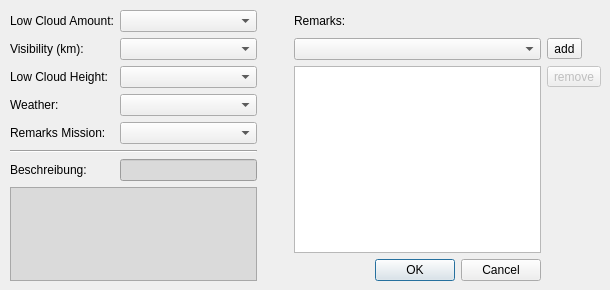
<?xml version="1.0" encoding="UTF-8"?>
<ui version="4.0">
 <class>apisWeatherDialog</class>
 <widget class="QDialog" name="apisWeatherDialog">
  <property name="windowModality">
   <enum>Qt::WindowModal</enum>
  </property>
  <property name="geometry">
   <rect>
    <x>0</x>
    <y>0</y>
    <width>610</width>
    <height>290</height>
   </rect>
  </property>
  <property name="minimumSize">
   <size>
    <width>610</width>
    <height>290</height>
   </size>
  </property>
  <property name="maximumSize">
   <size>
    <width>610</width>
    <height>290</height>
   </size>
  </property>
  <property name="windowTitle">
   <string>Wetter Auswahl</string>
  </property>
  <property name="modal">
   <bool>true</bool>
  </property>
  <widget class="QWidget" name="gridLayoutWidget">
   <property name="geometry">
    <rect>
     <x>10</x>
     <y>10</y>
     <width>591</width>
     <height>271</height>
    </rect>
   </property>
   <layout class="QGridLayout" name="gridLayout">
    <item row="0" column="3">
     <widget class="QLabel" name="uiRemarksLbl">
      <property name="text">
       <string>Remarks:</string>
      </property>
     </widget>
    </item>
    <item row="3" column="1">
     <widget class="QComboBox" name="uiWeatherCombo"/>
    </item>
    <item row="4" column="1">
     <widget class="QComboBox" name="uiRemarksMissionCombo"/>
    </item>
    <item row="0" column="1">
     <widget class="QComboBox" name="uiLowCloudAmountCombo"/>
    </item>
    <item row="1" column="1">
     <widget class="QComboBox" name="uiVisibilityCombo"/>
    </item>
    <item row="0" column="0">
     <widget class="QLabel" name="uiLowCloudAmountLbl">
      <property name="text">
       <string>Low Cloud Amount:</string>
      </property>
     </widget>
    </item>
    <item row="4" column="0">
     <widget class="QLabel" name="uiRemarksMissionLbl">
      <property name="text">
       <string>Remarks Mission:</string>
      </property>
     </widget>
    </item>
    <item row="2" column="1">
     <widget class="QComboBox" name="uiLowCloudHeightCombo"/>
    </item>
    <item row="1" column="0">
     <widget class="QLabel" name="uiVisibilityLbl">
      <property name="text">
       <string>Visibility (km):</string>
      </property>
     </widget>
    </item>
    <item row="2" column="0">
     <widget class="QLabel" name="uiLowCloudHeightLbl">
      <property name="text">
       <string>Low Cloud Height:</string>
      </property>
     </widget>
    </item>
    <item row="3" column="0">
     <widget class="QLabel" name="uiWeatherLbl">
      <property name="text">
       <string>Weather:</string>
      </property>
     </widget>
    </item>
    <item row="2" column="4">
     <widget class="QToolButton" name="uiRemoveRemarkTBtn">
      <property name="enabled">
       <bool>false</bool>
      </property>
      <property name="text">
       <string>remove</string>
      </property>
      <property name="icon">
       <iconset resource="resource.qrc">
        <normaloff>:/plugins/APIS/icons/remove.png</normaloff>:/plugins/APIS/icons/remove.png</iconset>
      </property>
     </widget>
    </item>
    <item row="1" column="3">
     <widget class="QComboBox" name="uiRemarksCombo"/>
    </item>
    <item row="1" column="4">
     <widget class="QToolButton" name="uiAddRemarkTBtn">
      <property name="text">
       <string>add</string>
      </property>
      <property name="icon">
       <iconset resource="resource.qrc">
        <normaloff>:/plugins/APIS/icons/add.png</normaloff>:/plugins/APIS/icons/add.png</iconset>
      </property>
     </widget>
    </item>
    <item row="6" column="1">
     <widget class="QLineEdit" name="uiCodeEdit">
      <property name="styleSheet">
       <string notr="true">background-color: rgb(218, 218, 218);</string>
      </property>
      <property name="readOnly">
       <bool>true</bool>
      </property>
     </widget>
    </item>
    <item row="6" column="0">
     <widget class="QLabel" name="uiDescriptionLbl">
      <property name="text">
       <string>Beschreibung:</string>
      </property>
     </widget>
    </item>
    <item row="5" column="0" colspan="2">
     <widget class="Line" name="line">
      <property name="orientation">
       <enum>Qt::Horizontal</enum>
      </property>
     </widget>
    </item>
    <item row="0" column="2" rowspan="5">
     <spacer name="horizontalSpacer">
      <property name="orientation">
       <enum>Qt::Horizontal</enum>
      </property>
      <property name="sizeHint" stdset="0">
       <size>
        <width>40</width>
        <height>20</height>
       </size>
      </property>
     </spacer>
    </item>
    <item row="8" column="3">
     <widget class="QDialogButtonBox" name="uiButtonBox">
      <property name="orientation">
       <enum>Qt::Horizontal</enum>
      </property>
      <property name="standardButtons">
       <set>QDialogButtonBox::Cancel|QDialogButtonBox::Ok</set>
      </property>
     </widget>
    </item>
    <item row="7" column="0" rowspan="2" colspan="2">
     <widget class="QPlainTextEdit" name="uiDescriptionPTxt">
      <property name="styleSheet">
       <string notr="true">background-color: rgb(218, 218, 218);</string>
      </property>
      <property name="readOnly">
       <bool>true</bool>
      </property>
     </widget>
    </item>
    <item row="2" column="3" rowspan="6">
     <widget class="QListWidget" name="uiRemarksList">
      <property name="dragDropMode">
       <enum>QAbstractItemView::NoDragDrop</enum>
      </property>
      <property name="sortingEnabled">
       <bool>true</bool>
      </property>
     </widget>
    </item>
   </layout>
  </widget>
 </widget>
 <resources>
  <include location="resource.qrc"/>
 </resources>
 <connections>
  <connection>
   <sender>uiButtonBox</sender>
   <signal>accepted()</signal>
   <receiver>apisWeatherDialog</receiver>
   <slot>accept()</slot>
   <hints>
    <hint type="sourcelabel">
     <x>534</x>
     <y>271</y>
    </hint>
    <hint type="destinationlabel">
     <x>157</x>
     <y>274</y>
    </hint>
   </hints>
  </connection>
  <connection>
   <sender>uiButtonBox</sender>
   <signal>rejected()</signal>
   <receiver>apisWeatherDialog</receiver>
   <slot>reject()</slot>
   <hints>
    <hint type="sourcelabel">
     <x>316</x>
     <y>260</y>
    </hint>
    <hint type="destinationlabel">
     <x>286</x>
     <y>274</y>
    </hint>
   </hints>
  </connection>
 </connections>
</ui>
